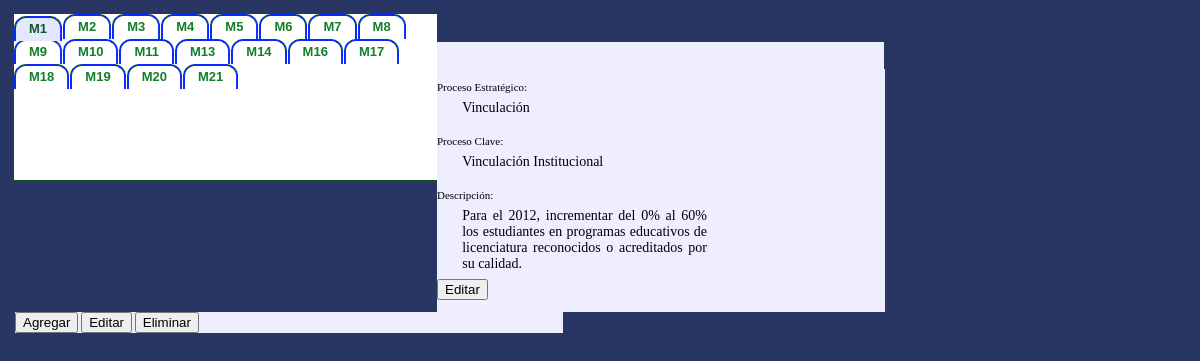
Page /PruebaCSS/css.php on the committed database.
### tables this page shows
CREATE TABLE IF NOT EXISTS `metas` (
  `Id_Meta` int(11) NOT NULL,
  `Id_Proc_Clave` int(11) NOT NULL,
  `Me_Nombre` varchar(200) NOT NULL,
  `Me_Unidad_M` varchar(100) NOT NULL,
  `Me_Cantidad` int(11) NOT NULL,
  PRIMARY KEY (`Id_Meta`)
);

CREATE TABLE IF NOT EXISTS `proc_estrategicos` (
  `Id_Proc_Estrategico` int(11) NOT NULL,
  `Pe_Nombre` varchar(30) NOT NULL,
  PRIMARY KEY (`Id_Proc_Estrategico`)
);

CREATE TABLE IF NOT EXISTS `proc_claves` (
  `Id_Proc_Clave` int(11) NOT NULL,
  `Id_Proc_Estrategico` int(11) NOT NULL,
  `Pc_Nombre` varchar(60) NOT NULL,
  `Pc_Gf` int(11) NOT NULL,
  `Pc_Fn` int(11) NOT NULL,
  `Pc_Sf` int(11) NOT NULL,
  `Pc_Ai` int(11) NOT NULL,
  `Pc_Pp` varchar(4) NOT NULL,
  `Pc_Codigo` int(11) NOT NULL,
  `Pc_Est_Prog_Co` varchar(11) NOT NULL,
  PRIMARY KEY (`Id_Proc_Clave`)
);

### includes/Base_de_Datos.php (called while the page is built, shortened)
<?php
	class Base_de_datos{
		private $conexion;
		private $resArray;
		function __construct($server,$usuario,$password,$bd){
			$this->resArray=array();
			$this->server=$server;
			$this->usuario=$usuario;
			$this->password=$password;
			$this->bd=$bd;
			try {
				if(!($this->conexion=@mysqli_connect($this->server,$this->usuario,$this->password,$this->bd))) {
					throw new Exception('No se pudo conectar al servidor');
				}
			 } catch(Exception $e) {
					die($e->getMessage()."".mysqli_connect_error());
			 }
		}
		function executeSQL($sql){
			$this->resArray= array();
			$res=$this->conexion->multi_query($sql);
			if($res){
			$fila=0;
				do{
					if($result=$this->conexion->store_result()){
						while($row=$result->fetch_row()){
							$columna=0;
							foreach ($row as $cell){
								$this->resArray[$fila][$columna]=$cell;
								$columna++;
							}
							$fila++;
						}
					}
				}while ($this->conexion->next_result());
			}
		}
        function getArray(){
        	return $this->resArray;
        }
	}
?>

### includes/Procedimientos.php (called while the page is built, shortened)
<?php
	include_once ($_SERVER['DOCUMENT_ROOT'].'/CREBYS-ITJ/includes/Base_de_Datos.php');
	class Procedimientos{
		private $conexion;
		function __construct(){
			$this->conexion=new Base_de_Datos("localhost","root","","crebys-itj");
		}
		function devolverAcciones($Id_Meta){
			$this->conexion->executeSQL("select Ac_Descripcion,Id_Accion from Acciones where Id_Meta=$Id_Meta order by Id_Accion");
			return $this->conexion->getArray();
		}
		function datosMeta($Id_Meta){
			$this->conexion->executeSQL("SELECT Me_Nombre, Pc_Nombre, Pe_Nombre,proc_estrategicos.Id_Proc_Estrategico,Me_Unidad_M,Me_Cantidad,Me_Nombre,proc_claves.Id_Proc_Clave
										 FROM metas
											INNER JOIN (
												proc_claves
												INNER JOIN proc_estrategicos ON proc_estrategicos.Id_Proc_Estrategico = proc_claves.Id_Proc_Estrategico
											) ON proc_claves.Id_Proc_Clave = metas.Id_Proc_Clave
										 WHERE Id_Meta =$Id_Meta");
			return $this->conexion->getArray();
		}
		function devolverMetas(){
			$this->conexion->executeSQL('select Id_Meta from Metas');
			return $this->conexion->getArray();
		}
	}
?>

### PruebaCSS/css.php (the view, shortened to what this page needs)
<?php
	include_once ($_SERVER['DOCUMENT_ROOT'].'/CREBYS-ITJ/includes/Procedimientos.php');
	$proc=new Procedimientos();
?>
<!DOCTYPE html PUBLIC "-//W3C//DTD HTML 4.01 Transitional//EN" "http://www.w3.org/TR/html4/loose.dtd">
<html>
<head>
<link href="ITJStyle.css" rel="stylesheet" type="text/css" />
</head>
<body>
<div id="area">
    <div class="menup">
	<ul id="lista">
    <?php
		$metas=$proc->devolverMetas();
		for($e=0;$e<count($metas);$e++){
			if($metas[$e][0]==$_SESSION['meta'])
		    	echo "<li class='current'><a href=''><span>M".$metas[$e][0]."</span></a></li>";
			else
	    		echo "<li ><a href='css.php?meta=".$metas[$e][0]."'><span>M".$metas[$e][0]."</span></a></li>";
		}
	?>
    </ul>
	</div>
    <div id="containercolumns">
    	<div id="contentcolumns"></font></font>
        	<br/>
	        Proceso Estratégico:
            <div class="info">
              <?php
            	$namep=$proc->datosMeta($_SESSION['meta']);
				echo $namep[0][2];
			?>
            </div>
            <br/>
            Proceso Clave:
            <div class="info">
              <?php
				echo $namep[0][1];
            ?>
            </div>
            <br/>
        	Descripción:
			<div class="info">
			  <?php
				echo $namep[0][0];
            ?>
</div>
                        	<div ><input type="button" value="Editar" /></div>
            <br/>
    	</div>
        <form action="accion.php" method="post">
       	<div id="menucolumns">
	       	<div >
                <input type="button" value="Agregar" />
            	<input type="submit" value="Editar" />
                <input type="button" value="Eliminar" />
            </div>
		</div>
        </form>
		</div>
</div>
</body>
</html>

### PruebaCSS/ITJStyle.css (style rules this page uses)
#containercolumns { background-color: #EEF; width: 869px; margin: 28px 0 46px 1px; border: 0px solid #000; padding: 27px 0 0; }
#contentcolumns { background-color: #EEF; width: 277px; border-right: 591px solid #EDEDFE; margin-right: -565px; float: left; }
#menucolumns { width: 548px; float: left; color: #222; background: #EDEDFE; text-align: left; }
.menup { font-weight: bold; font-family: "Arial ", "Helvetica ", sans-serif; font-size: 13px; background-color: rgb(255, 255, 255); float: left; width: 423px; border-bottom: 1px solid rgb(21, 85, 35); overflow: scroll; height: 166px; }
.menup UL { list-style: none; margin: 0px; padding: 0px 0px 0; }
.menup LI { display: inline; }
.menup A { background: url(menup_dcha.gif) no-repeat right top; float: left; margin: 0 1px 0 0; padding: 0px; color: rgb(18, 126, 41); text-decoration: none; }
.menup A SPAN { background: url(menup_izda.gif) no-repeat left top; display: block; padding: 5px 15px; }
.menup LI.current A { background-position: 100% -75px; position: relative; top: 2px; }
.menup LI.current A SPAN { background-position: 0% -75px; color: rgb(21, 85, 35); }
BODY { font-family: Verdana; font-size: 11px; font-weight: normal; font-style: normal; font-variant: normal; text-transform: none; color: rgb(0, 0, 0); background-color: rgb(41, 53, 99); }
#area { float: left; width: 870px; height: auto; border-top-color: rgb(0, 0, 0); border-right-color: rgb(0, 0, 0); border-bottom-color: rgb(0, 0, 0); border-left-color: rgb(0, 0, 0); margin: 5px; padding: 1px; overflow-x: scroll; }
.info { background-color: transparent; border: 2px hidden rgb(0, 0, 0); overflow: auto; float: none; text-align: justify; margin: 0.5em; font-family: Consolas; font-size: 14px; text-decoration: none; padding-left: 1.3em; }
#lista { height: 56px; width: auto; overflow: visible; }

### rows in the picture
metas: Id_Meta "1", proc_estrategicos.Pe_Nombre "Vinculación", Id_Proc_Clave.Pc_Nombre "Vinculación Institucional", Me_Nombre "Para el 2012, incrementar del 0% al 60% los estudiantes en programas educativos de licenciatura reconocidos o acreditados por su calidad."
metas: Id_Meta "2"
metas: Id_Meta "3"
metas: Id_Meta "4"
metas: Id_Meta "5"
metas: Id_Meta "6"
metas: Id_Meta "7"
metas: Id_Meta "8"
metas: Id_Meta "9"
metas: Id_Meta "10"
metas: Id_Meta "11"
metas: Id_Meta "13"
metas: Id_Meta "14"
metas: Id_Meta "16"
metas: Id_Meta "17"
metas: Id_Meta "18"
metas: Id_Meta "19"
metas: Id_Meta "20"
metas: Id_Meta "21"
